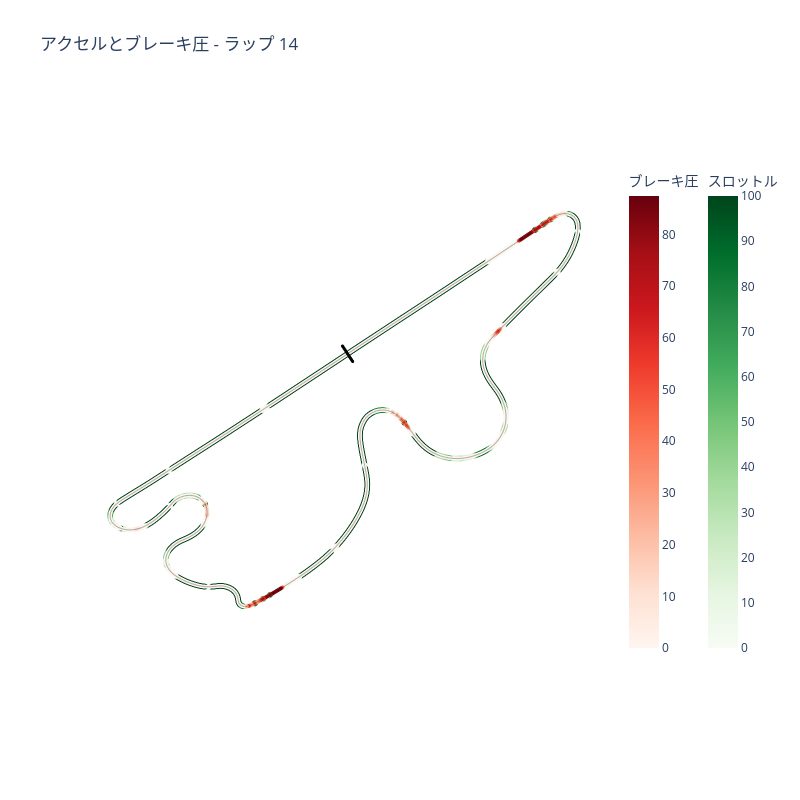

Source (notebook cell):
### Code cell
# 複数のカラーチャンネルでプロット（GPS時間軸に自動補間）
fig = plot_gps_channels(
    channels,
    lat_channel=gps_lat_ch,
    lon_channel=gps_lon_ch,
    color_channels=[
        (brake_ch, "ブレーキ圧", "Reds"),
        (throttle_ch, "スロットル", "Greens"),
    ],
    title=f"アクセルとブレーキ圧 - ラップ {int(selected_lap['num'])}",
)
show_fig(fig)

### Figure 1 — Plotly figure (JSON) as saved in the notebook; plotly's stock layout.template omitted (floating-point values rounded to 4 significant figures; data arrays with more than 128 entries replaced by an {"elided": "..."} marker saying what was removed)
{"data": [{"hovertemplate": "スロットル: %{marker.color:.2f}<br>Lon: %{x:.6f}<br>Lat: %{y:.6f}<extra></extra>", "marker": {"color": {"elided": "3126 float values"}, "colorbar": {"len": 0.8, "title": {"text": "スロットル"}, "x": 1.17}, "colorscale": [[0.0, "rgb(247,252,245)"], [0.125, "rgb(229,245,224)"], [0.25, "rgb(199,233,192)"], [0.375, "rgb(161,217,155)"], [0.5, "rgb(116,196,118)"], [0.625, "rgb(65,171,93)"], [0.75, "rgb(35,139,69)"], [0.875, "rgb(0,109,44)"], [1.0, "rgb(0,68,27)"]], "showscale": true, "size": 6}, "mode": "markers", "name": "スロットル", "showlegend": false, "type": "scattergl", "x": {"elided": "3126 float values"}, "y": {"elided": "3126 float values"}}, {"hovertemplate": "ブレーキ圧: %{marker.color:.2f}<br>Lon: %{x:.6f}<br>Lat: %{y:.6f}<extra></extra>", "marker": {"color": {"elided": "3126 float values"}, "colorbar": {"len": 0.8, "title": {"text": "ブレーキ圧"}, "x": 1.02}, "colorscale": [[0.0, "rgb(255,245,240)"], [0.125, "rgb(254,224,210)"], [0.25, "rgb(252,187,161)"], [0.375, "rgb(252,146,114)"], [0.5, "rgb(251,106,74)"], [0.625, "rgb(239,59,44)"], [0.75, "rgb(203,24,29)"], [0.875, "rgb(165,15,21)"], [1.0, "rgb(103,0,13)"]], "showscale": true, "size": 4}, "mode": "markers", "name": "ブレーキ圧", "showlegend": false, "type": "scattergl", "x": {"elided": "3126 float values"}, "y": {"elided": "3126 float values"}}, {"hoverinfo": "skip", "line": {"color": "black", "width": 1}, "mode": "lines", "name": "Track Outline", "opacity": 0.3, "showlegend": false, "type": "scattergl", "x": {"elided": "3126 float values"}, "y": {"elided": "3126 float values"}}, {"hoverinfo": "skip", "line": {"color": "black", "width": 3}, "mode": "lines", "name": "Start/Finish", "showlegend": false, "type": "scattergl", "x": [138.9, 138.9], "y": [35.37, 35.37]}], "layout": {"height": 800, "hovermode": "closest", "plot_bgcolor": "white", "title": {"text": "アクセルとブレーキ圧 - ラップ 14"}, "width": 800, "xaxis": {"scaleanchor": "y", "scaleratio": 1, "showgrid": false, "showticklabels": false, "zeroline": false}, "yaxis": {"showgrid": false, "showticklabels": false, "zeroline": false}}}
